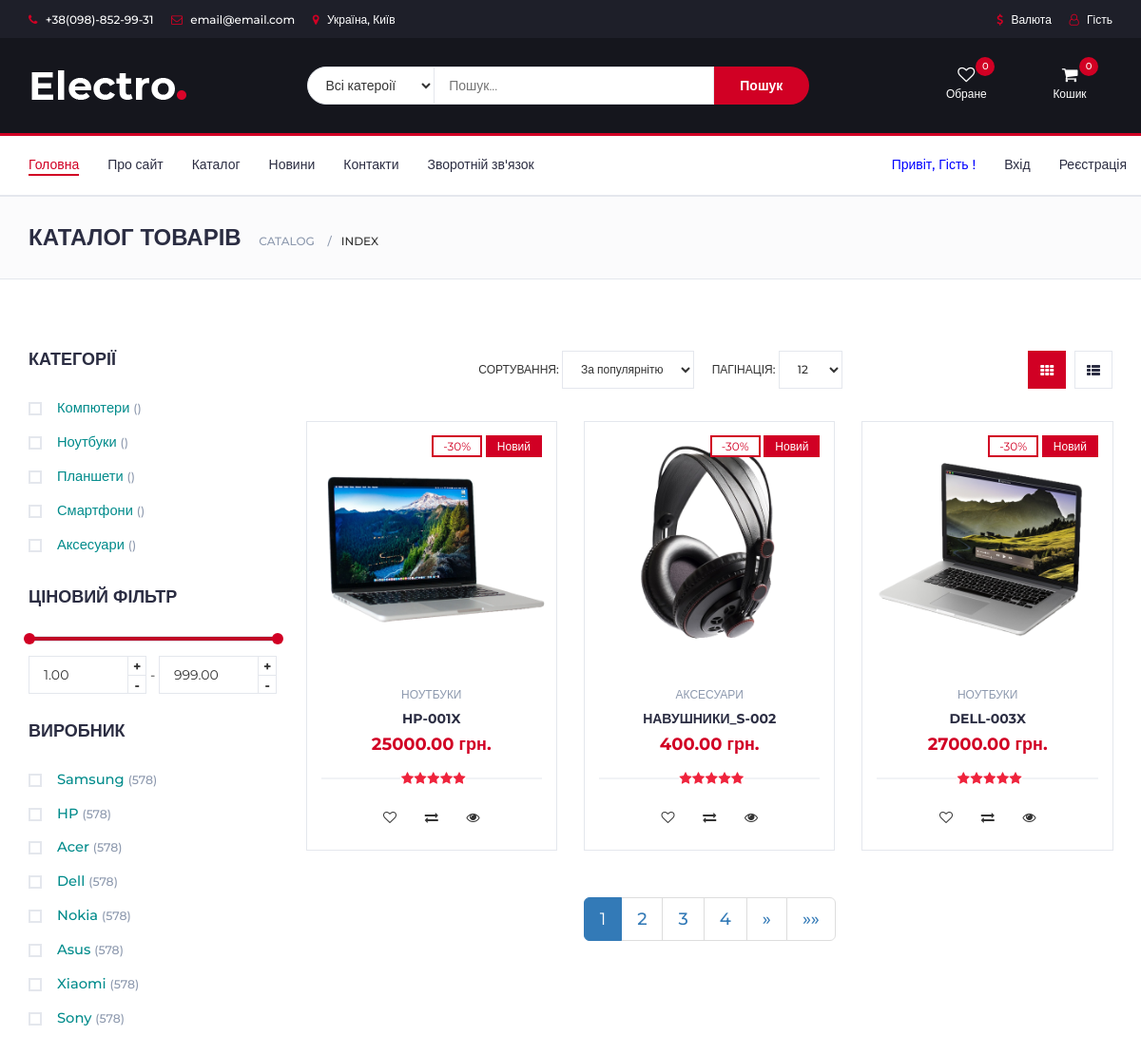
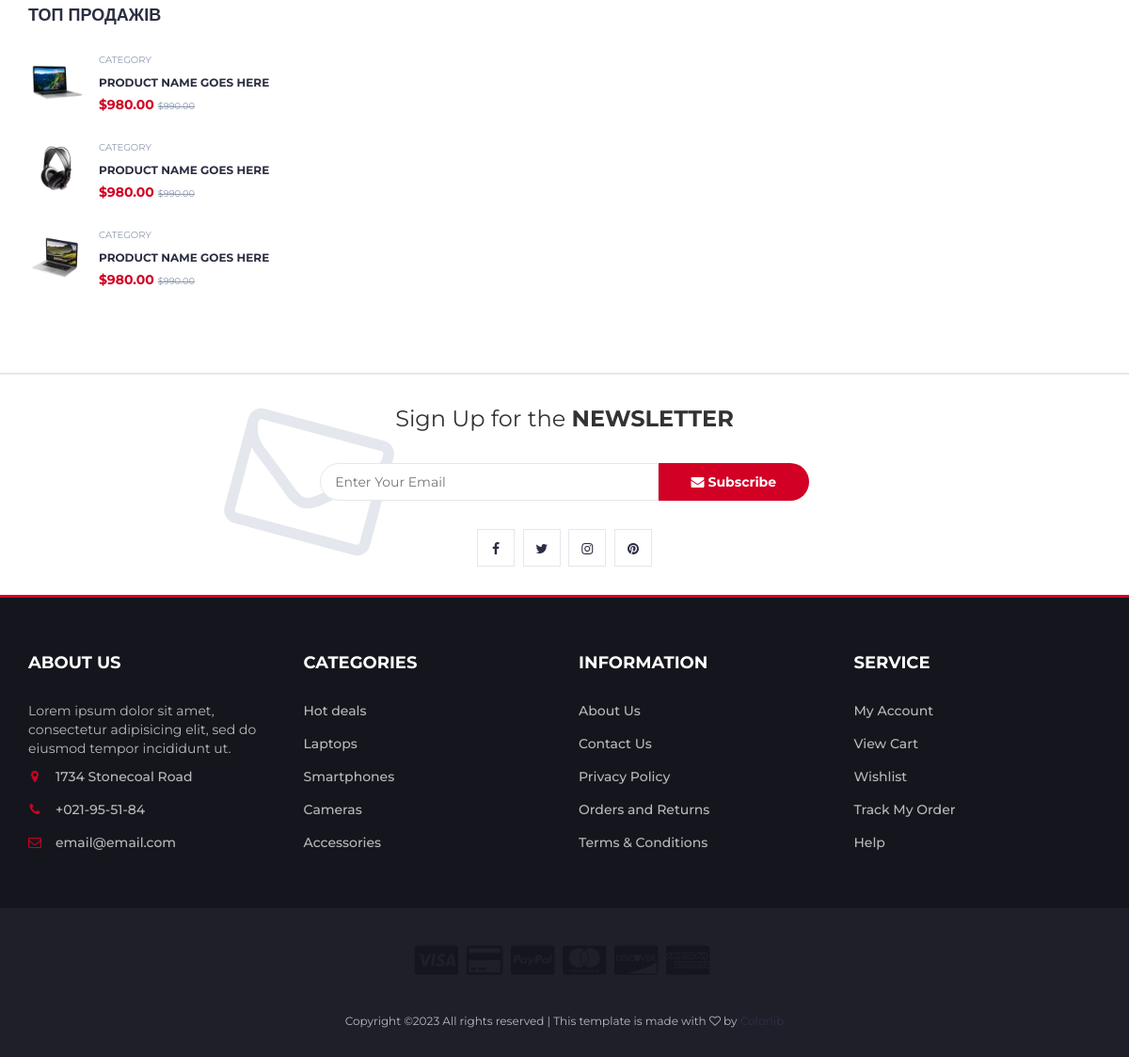
Page /catalog/ on the committed database (2 pictures, top to bottom).
### catalog/models.py (models this page shows, shortened)
class Category(models.Model):
    name = models.CharField(max_length=100, unique=True, null=False)
    def __str__(self) -> str:
        return str(self.name)

class Producer(models.Model):
    name = models.CharField(max_length=100, unique=True, null=False)

class Product(models.Model):
    name = models.CharField(max_length=100, null=False)
    about = models.TextField(max_length=500, null=False)
    picture = models.FileField(upload_to='pictures/', null=False)
    price = models.FloatField(null=False)
    count = models.IntegerField(null=False)
    producer = models.ForeignKey(Producer, on_delete=models.CASCADE)
    category = models.ForeignKey(Category, on_delete=models.CASCADE)

### catalog/views.py (the view)
# urls.py: path('', index),
def index(request):
    page_size = 3
    all_categories = Category.objects.all()
    all_products = Product.objects.all()
    paginator = Paginator(all_products, page_size)
    page_number = request.GET.get('page')
    paginate_products = paginator.get_page(page_number)
    return render(request, 'catalog/index.html', context={
        'title': 'Каталог товарів',
        'all_categories': all_categories,
        'all_producers': Producer.objects.all(),
        'all_products': all_products,
        'paginate_products': paginate_products,
    })

### templates/catalog/index.html (shortened to what this page needs)
{% extends 'layouts/base.html' %}
{% block content %}
{% load static %}
		<div id="breadcrumb" class="section">
			<div class="container">
				<div class="row">
					<div class="col-md-12">
						<h3 class="breadcrumb-header">{{ title }}</h3>
						<ul class="breadcrumb-tree">
							<li><a href="/catalog">catalog</a></li>
							<li class="active">index</li>
						</ul>
					</div>
				</div>
			</div>
		</div>
		<div class="section">
			<div class="container">
				<div class="row text-center">
					<div id="aside" class="col-md-3 text-left">
						<div class="aside">
							<h3 class="aside-title">Категорії</h3>
							<div class="checkbox-filter">
								{% for category in all_categories %}
								<div class="input-checkbox">
									<label for="{{ category.name }}" style="font-size: 11pt; color: darkcyan; margin-left: 10px;">
										<span></span>
										{{ category.name }}
										<small>()</small>
									</label>
								</div>
								{% endfor %}
							</div>
						</div>
						<div class="aside">
							<h3 class="aside-title">Ціновий фільтр</h3>
							<div class="price-filter">
								<div id="price-slider"></div>
								<div class="input-number price-min">
									<input id="price-min" type="number">
									<span class="qty-up">+</span>
									<span class="qty-down">-</span>
								</div>
								<span>-</span>
								<div class="input-number price-max">
									<input id="price-max" type="number">
									<span class="qty-up">+</span>
									<span class="qty-down">-</span>
								</div>
							</div>
						</div>
						<div class="aside">
							<h3 class="aside-title">Виробник</h3>
							<div class="checkbox-filter">
								{% for p in all_producers %}
								<div class="input-checkbox">
									<label for="{{ p.name }}" style="font-size: 11pt; color: darkcyan; margin-left: 10px;">
										<span></span>
										{{ p.name }}
										<small>(578)</small>
									</label>
								</div>
								{% endfor %}
							</div>
						</div>
						<div class="aside">
							<h3 class="aside-title">Топ продажів</h3>
							<div class="product-widget">
								<div class="product-img">
									<img src="{% static './img/product01.png' %}" alt="">
								</div>
								<div class="product-body">
									<p class="product-category">Category</p>
									<h3 class="product-name"><a href="#">product name goes here</a></h3>
									<h4 class="product-price">$980.00 <del class="product-old-price">$990.00</del></h4>
								</div>
							</div>
							<div class="product-widget">
								<div class="product-img">
									<img src="{% static './img/product02.png' %}" alt="">
								</div>
								<div class="product-body">
									<p class="product-category">Category</p>
									<h3 class="product-name"><a href="#">product name goes here</a></h3>
									<h4 class="product-price">$980.00 <del class="product-old-price">$990.00</del></h4>
								</div>
							</div>
							<div class="product-widget">
								<div class="product-img">
									<img src="{% static './img/product03.png' %}" alt="">
								</div>
								<div class="product-body">
									<p class="product-category">Category</p>
									<h3 class="product-name"><a href="#">product name goes here</a></h3>
									<h4 class="product-price">$980.00 <del class="product-old-price">$990.00</del></h4>
								</div>
							</div>
						</div>
					</div>
					<div id="store" class="col-md-9">
						<div class="store-filter clearfix">
							<div class="store-sort">
								<label>
									Сортування:
									<select class="input-select">
										<option value="0">За популярнітю</option>
									</select>
								</label>
								<label>
									Пагінація:
									<select class="input-select">
										<option value="0">12</option>
									</select>
								</label>
							</div>
							<ul class="store-grid">
								<li class="active"><i class="fa fa-th"></i></li>
								<li><a href="#"><i class="fa fa-th-list"></i></a></li>
							</ul>
						</div>
						<div class="products row">
							{% for product in paginate_products %}
							<div class="col-md-4 col-xs-6">
								<div class="product">
									<div class="product-img">
										<img src="/media/{{ product.picture }}" alt="">
										<div class="product-label">
											<span class="sale">-30%</span>
											<span class="new">Новий</span>
										</div>
									</div>
									<div class="product-body">
										<p class="product-category">{{ product.category }}</p>
										<h3 class="product-name"><a href="/catalog/details/{{ product.id }}">{{ product.name }}</a></h3>
										<h4 class="product-price">{{ product.price }}0 грн.</h4>
										<div class="product-rating">
											<i class="fa fa-star"></i>
											<i class="fa fa-star"></i>
											<i class="fa fa-star"></i>
											<i class="fa fa-star"></i>
											<i class="fa fa-star"></i>
										</div>
										<div class="product-btns">
											<button class="add-to-wishlist"><i class="fa fa-heart-o without-btn"></i><span class="tooltipp">Обране</span></button>
											<button class="add-to-compare"><i class="fa fa-exchange"></i><span class="tooltipp">порівняння</span></button>
											<button class="quick-view"><i class="fa fa-eye"></i><span class="tooltipp">перегляд</span><a href="/catalog/details/{{ product.id }}"></a></button>
										</div>
									</div>
									<div class="add-to-cart">
										<button class="add-to-cart-btn"> До кошика</button>
									</div>
								</div>
							</div>
							{% endfor %}
						</div>
						<div class="store-filter clearfix">
							<div class="wrap-pagination-info">
								<nav>
									<ul class="pagination pagination-lg">
										{% for p in paginate_products.paginator.page_range %}
										{% if paginate_products.number == p %}
										<li class="page-item active" >
											<span class="page-link">
												{{ p }}
											</span>
										</li>
										{% else %}
										<li class="page-item">
											<a class="page-link" href="?page={{ p }}">{{ p }}</a>
										</li>
										{% endif %}
										{% endfor %}
										{% if paginate_products.has_next %}
										<li class="page-item">
											<a class="page-link" href="?page={{ paginate_products.next_page_number  }}" aria-label="Next">
												<span aria-hidden="true">&raquo; </span>
											</a>
										</li>
										<li class="page-item">
											<a class="page-link" href="?page={{ paginate_products.paginator.num_pages }}" aria-label="Next">
												<span aria-hidden="true">&raquo;&raquo;</span>
											</a>
										</li>
										{% endif %}
									</ul>
								</nav>
							</div>
						</div>
					</div>
				</div>
			</div>
		</div>
{% endblock content %}

### templates/layouts/base.html (shortened to what this page needs)
<!DOCTYPE html>
{% load static %}
<html lang="uk">
	<head>
 		<link type="text/css" rel="stylesheet" href="{% static 'css/bootstrap.min.css' %}"/>
 		<link type="text/css" rel="stylesheet" href="{% static 'css/slick.css' %}"/>
 		<link type="text/css" rel="stylesheet" href="{% static 'css/slick-theme.css' %}"/>
 		<link type="text/css" rel="stylesheet" href="{% static 'css/nouislider.min.css' %}"/>
 		<link type="text/css" rel="stylesheet" href="{% static 'css/font-awesome.min.css' %}">
 		<link type="text/css" rel="stylesheet" href="{% static 'css/style.css' %}"/>
    </head>
	<body>
		{% include 'layouts/header.html' %}
		{% include 'layouts/navigation.html' %}
		{% block content %}{% endblock content %}
		{% include 'layouts/newsletter.html' %}
		{% include 'layouts/footer.html' %}
	</body>
</html>

### templates/layouts/header.html (shortened to what this page needs)
		{% load static %}
		<header>
			<div id="top-header">
				<div class="container">
					<ul class="header-links pull-left">
						<li><a href="#"><i class="fa fa-phone"></i> +38(098)-852-99-31</a></li>
						<li><a href="#"><i class="fa fa-envelope-o"></i> email@email.com</a></li>
						<li><a href="#"><i class="fa fa-map-marker"></i> Україна, Київ</a></li>
					</ul>
					<ul class="header-links pull-right">
						<li><a href="#"><i class="fa fa-dollar"></i> Валюта</a></li>
						<li>
							<a href="#"><i class="fa fa-user-o"></i>
								{% if user.is_authenticated %}
									{{ user.username }}
								{% else %}
									Гість
								{% endif %}
							</a>
						</li>
					</ul>
				</div>
			</div>
			<div id="header">
				<div class="container">
					<div class="row">
						<div class="col-md-3">
							<div class="header-logo">
								<a href="/home" class="logo">
									<img src="{% static 'img/logo.png' %}" alt="">
								</a>
							</div>
						</div>
						<div class="col-md-6">
							<div class="header-search">
								<form>
									<select class="input-select">
										<option value="0">Всі катероії</option>
									</select>
									<input class="input" placeholder="Пошук...">
									<button class="search-btn">Пошук</button>
								</form>
							</div>
						</div>
						<div class="col-md-3 clearfix">
							<div class="header-ctn">
								<div>
									<a href="/items/wish">
										<i class="fa fa-heart-o"></i>
										<span>Обране</span>
										<div id="wish-count" class="qty">0</div>
									</a>
								</div>
								<div class="dropdown">
									<a class="dropdown-toggle" data-toggle="dropdown" aria-expanded="true">
										<i class="fa fa-shopping-cart"></i>
										<span>Кошик</span>
										<div id="cart-count" class="qty">0</div>
									</a>
								</div>
							</div>
						</div>
					</div>
				</div>
			</div>
		</header>

### templates/layouts/navigation.html
		<nav id="navigation">
			<div class="container">
				<div id="responsive-nav">
					<ul class="main-nav nav navbar-nav">
						<li class="active"><a href="/">Головна</a></li>
						<li><a href="/home/about">Про сайт</a></li>
						<li><a href="/catalog/index">Каталог</a></li>
						<li><a href="#">Новини</a></li>
						<li><a href="/home/contacts">Контакти</a></li>
						<li><a href="/home/feedback">Зворотній зв'язок</a></li>
					</ul>
					<ul class="main-nav nav navbar-nav navbar-right">
						<li><a href="" style="color: blue">
							Привіт,
							{% if user.is_authenticated %}
								{{user.username}}
							{% else %}
								Гість
							{% endif %}
							!
							</a>
						</li>
						{% if not user.is_authenticated %}
							<li><a href="/accounts/sign_in">Вхід</a></li>
							<li><a href="/accounts/sign_up">Реєстрація</a></li>
						{% else %}
							<li><a href="/accounts/sign_out">Вихід</a></li>
							<li><a href="/accounts/profile">Профіль</a></li>
						{% endif %}
					</ul>
				</div>
			</div>
		</nav>

### templates/layouts/newsletter.html
		<div id="newsletter" class="section">
			<div class="container">
				<div class="row">
					<div class="col-md-12">
						<div class="newsletter">
							<p>Sign Up for the <strong>NEWSLETTER</strong></p>
							<form>
								<input class="input" type="email" placeholder="Enter Your Email">
								<button class="newsletter-btn"><i class="fa fa-envelope"></i> Subscribe</button>
							</form>
							<ul class="newsletter-follow">
								<li>
									<a href="#"><i class="fa fa-facebook"></i></a>
								</li>
								<li>
									<a href="#"><i class="fa fa-twitter"></i></a>
								</li>
								<li>
									<a href="#"><i class="fa fa-instagram"></i></a>
								</li>
								<li>
									<a href="#"><i class="fa fa-pinterest"></i></a>
								</li>
							</ul>
						</div>
					</div>
				</div>
			</div>
		</div>

### templates/layouts/footer.html (shortened to what this page needs)
		<footer id="footer">
			<div class="section">
				<div class="container">
					<div class="row">
						<div class="col-md-3 col-xs-6">
							<div class="footer">
								<h3 class="footer-title">About Us</h3>
								<p>Lorem ipsum dolor sit amet, consectetur adipisicing elit, sed do eiusmod tempor incididunt ut.</p>
								<ul class="footer-links">
									<li><a href="#"><i class="fa fa-map-marker"></i>1734 Stonecoal Road</a></li>
									<li><a href="#"><i class="fa fa-phone"></i>+021-95-51-84</a></li>
									<li><a href="#"><i class="fa fa-envelope-o"></i>email@email.com</a></li>
								</ul>
							</div>
						</div>
						<div class="col-md-3 col-xs-6">
							<div class="footer">
								<h3 class="footer-title">Categories</h3>
								<ul class="footer-links">
									<li><a href="#">Hot deals</a></li>
									<li><a href="#">Laptops</a></li>
									<li><a href="#">Smartphones</a></li>
									<li><a href="#">Cameras</a></li>
									<li><a href="#">Accessories</a></li>
								</ul>
							</div>
						</div>
						<div class="col-md-3 col-xs-6">
							<div class="footer">
								<h3 class="footer-title">Information</h3>
								<ul class="footer-links">
									<li><a href="#">About Us</a></li>
									<li><a href="#">Contact Us</a></li>
									<li><a href="#">Privacy Policy</a></li>
									<li><a href="#">Orders and Returns</a></li>
									<li><a href="#">Terms & Conditions</a></li>
								</ul>
							</div>
						</div>
						<div class="col-md-3 col-xs-6">
							<div class="footer">
								<h3 class="footer-title">Service</h3>
								<ul class="footer-links">
									<li><a href="#">My Account</a></li>
									<li><a href="#">View Cart</a></li>
									<li><a href="#">Wishlist</a></li>
									<li><a href="#">Track My Order</a></li>
									<li><a href="#">Help</a></li>
								</ul>
							</div>
						</div>
					</div>
				</div>
			</div>
			<div id="bottom-footer" class="section">
				<div class="container">
					<div class="row">
						<div class="col-md-12 text-center">
							<ul class="footer-payments">
								<li><a href="#"><i class="fa fa-cc-visa"></i></a></li>
								<li><a href="#"><i class="fa fa-credit-card"></i></a></li>
								<li><a href="#"><i class="fa fa-cc-paypal"></i></a></li>
								<li><a href="#"><i class="fa fa-cc-mastercard"></i></a></li>
								<li><a href="#"><i class="fa fa-cc-discover"></i></a></li>
								<li><a href="#"><i class="fa fa-cc-amex"></i></a></li>
							</ul>
							<span class="copyright">
								Copyright &copy;<script>document.write(new Date().getFullYear());</script> All rights reserved | This template is made with <i class="fa fa-heart-o" aria-hidden="true"></i> by <a href="https://colorlib.com" target="_blank">Colorlib</a>
							</span>
						</div>
					</div>
				</div>
			</div>
		</footer>

### templates/catalog/index.html (style rules this page uses)
.without-btn { pointer-events: none; }

### rows in the picture
Category: name "Компютери"
Category: name "Ноутбуки"
Category: name "Планшети"
Category: name "Смартфони"
Category: name "Аксесуари"
Producer: name "Samsung"
Producer: name "HP"
Producer: name "Acer"
Producer: name "Dell"
Producer: name "Nokia"
Producer: name "Asus"
Producer: name "Xiaomi"
Producer: name "Sony"
Product: picture (picture), category "НОУТБУКИ", name "HP-001X", price "25000.0"
Product: picture (picture), category "АКСЕСУАРИ", name "НАВУШНИКИ_S-002", price "400.0"
Product: picture (picture), category "НОУТБУКИ", name "DELL-003X", price "27000.0"

### other values in the picture
{{ title }} "КАТАЛОГ ТОВАРІВ"
{{ p }} "1"
{{ p }} "2" "3" "4"
